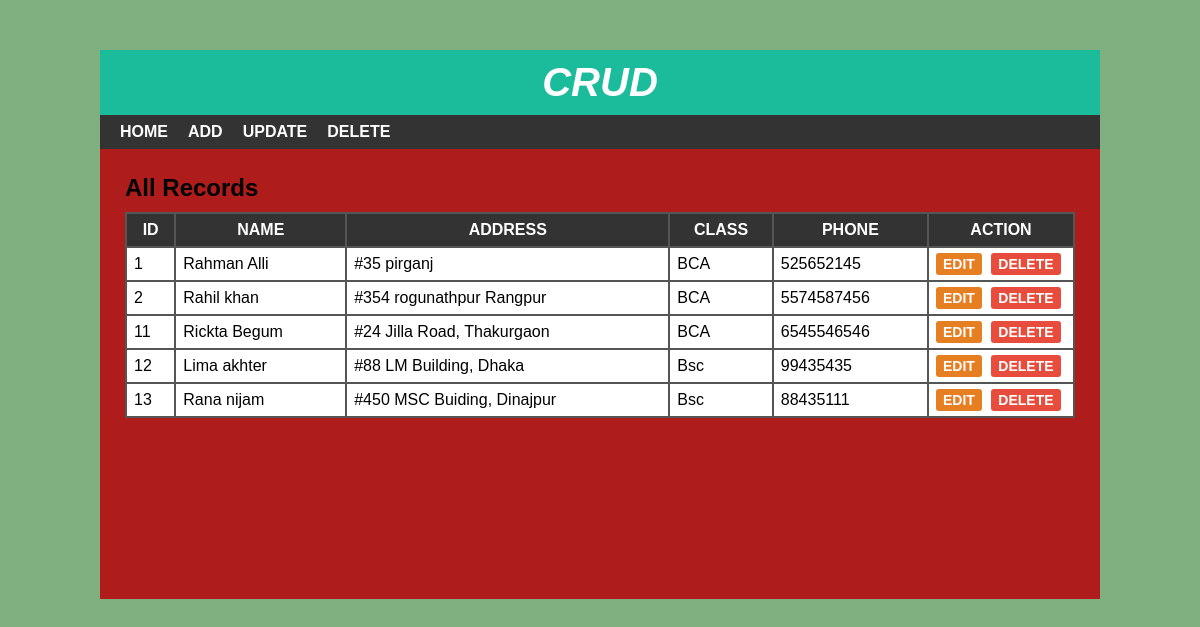
The page / on the database its author committed.
### tables this page shows
CREATE TABLE `student` (
  `sid` int(10) NOT NULL,
  `sname` varchar(30) NOT NULL,
  `saddress` varchar(100) NOT NULL,
  `sclass` int(10) NOT NULL,
  `sphone` varchar(10) NOT NULL
);

CREATE TABLE `studentclass` (
  `cid` int(11) NOT NULL,
  `cname` varchar(15) NOT NULL
);

### index.php (the view, shortened to what this page needs)
<?php
include 'header.php';
?>
<div id="main-content">
    <h2>All Records</h2>
    <?php
      include 'config.php';
      $sql = "SELECT * FROM student JOIN studentclass WHERE student.sclass = studentclass.cid";
      $result = mysqli_query($conn, $sql) or die("Query Unsuccessful.");
      if(mysqli_num_rows($result) > 0)  {
    ?>
    <table cellpadding="7px">
        <thead>
        <th>Id</th>
        <th>Name</th>
        <th>Address</th>
        <th>Class</th>
        <th>Phone</th>
        <th>Action</th>
        </thead>
        <tbody>
          <?php
            while($row = mysqli_fetch_assoc($result)){
          ?>
            <tr>
                <td><?php echo $row['sid']; ?></td>
                <td><?php echo $row['sname']; ?></td>
                <td><?php echo $row['saddress']; ?></td>
                <td><?php echo $row['cname']; ?></td>
                <td><?php echo $row['sphone']; ?></td>
                <td>
                    <a href='edit.php?id=<?php echo $row['sid']; ?>'>Edit</a>
                    <a href='delete-inline.php?id=<?php echo $row['sid']; ?>'>Delete</a>
                </td>
            </tr>
          <?php } ?>
        </tbody>
    </table>
  <?php }else{
    echo "<h2>No Record Found</h2>";
  }
  ?>
</div>
</div>
</body>
</html>

### header.php (shortened to what this page needs)
<!DOCTYPE html>
<html lang="en">
<head>
  <link rel="stylesheet" href="css/style.css">
</head>
<body>
    <div id="wrapper">
        <div id="header">
            <h1>Crud</h1>
        </div>
        <div id="menu">
            <ul>
                <li>
                    <a href="index.php">Home</a>
                </li>
                <li>
                    <a href="add.php">Add</a>
                </li>
                <li>
                    <a href="update.php">Update</a>
                </li>
                <li>
                    <a href="delete.php">Delete</a>
                </li>
            </ul>
        </div>

### css/style.css (style rules this page uses)
body { font:16px arial; margin: 0; padding: 0; background:#81b080; }
#wrapper { width: 1000px; margin: 50px auto 0; background-color: #ae1c1c; }
#header { text-align: center; background-color: #1abc9c; padding: 10px; }
#header h1 { color: #fff; font-size: 40px; font-style: italic; font-weight: 700; text-transform: uppercase; margin: 0; }
#menu { background-color: #333; }
#menu ul { font-size: 0; padding: 0 10px; margin: 0; list-style: none; }
#menu ul li { display: inline-block; }
#menu ul li a { color: #fff; font-size: 16px; font-weight: 600; padding: 8px 10px; display: block; text-decoration: none; text-transform: uppercase; transition: all 0.3s ease; }
#main-content { padding: 25px; min-height: 400px; }
#main-content h2 { margin: 0 0 10px; text-transform: capitalize; }
#main-content table { width: 100%; background-color: #555; margin: 0 0 20px; }
#main-content table th { color: #fff; background-color: #333; text-transform: uppercase; }
#main-content table th:last-child { width: 130px; }
#main-content table td { background-color: #fff; }
#main-content table td a { font-size: 14px; font-weight: 600; text-transform: uppercase; padding: 3px 7px; color: #fff; background-color: #e67e22; text-decoration: none; border-radius: 3px; }
#main-content table td a:nth-child(2) { background-color: #e74c3c; margin: 0 0 0 5px; }

### rows shown on the page
student: sid "1", sname "Rahman Alli", saddress "#35 pirganj", studentclass.cname "BCA", sphone "525652145"
student: sid "2", sname "Rahil khan", saddress "#354 rogunathpur Rangpur", studentclass.cname "BCA", sphone "5574587456"
student: sid "11", sname "Rickta Begum", saddress "#24 Jilla Road, Thakurgaon", studentclass.cname "BCA", sphone "6545546546"
student: sid "12", sname "Lima akhter", saddress "#88 LM Building, Dhaka", studentclass.cname "Bsc", sphone "99435435"
student: sid "13", sname "Rana nijam", saddress "#450 MSC Buiding, Dinajpur", studentclass.cname "Bsc", sphone "88435111"
